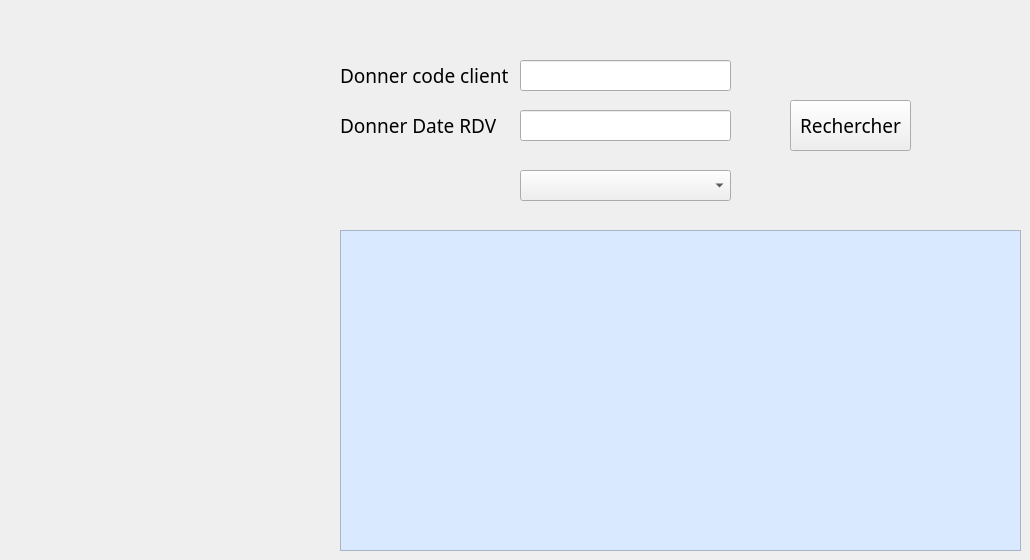
      <widget class="QWidget" name="page_14">
       <widget class="QTableView" name="tabrech">
        <property name="geometry">
         <rect>
          <x>340</x>
          <y>230</y>
          <width>681</width>
          <height>321</height>
         </rect>
        </property>
        <property name="font">
         <font>
          <family>Vijaya</family>
          <pointsize>14</pointsize>
          <weight>50</weight>
          <italic>false</italic>
          <bold>false</bold>
         </font>
        </property>
        <property name="styleSheet">
         <string notr="true">background-color: rgb(217, 233, 255);</string>
        </property>
       </widget>
       <widget class="QComboBox" name="comboBox_srech">
        <property name="geometry">
         <rect>
          <x>520</x>
          <y>170</y>
          <width>211</width>
          <height>31</height>
         </rect>
        </property>
       </widget>
       <widget class="QLabel" name="label_15">
        <property name="geometry">
         <rect>
          <x>340</x>
          <y>110</y>
          <width>181</width>
          <height>31</height>
         </rect>
        </property>
        <property name="font">
         <font>
          <family>Vijaya</family>
          <pointsize>14</pointsize>
          <weight>50</weight>
          <italic>false</italic>
          <bold>false</bold>
         </font>
        </property>
        <property name="text">
         <string>Donner Date RDV </string>
        </property>
       </widget>
       <widget class="QLabel" name="label_14">
        <property name="geometry">
         <rect>
          <x>340</x>
          <y>60</y>
          <width>171</width>
          <height>31</height>
         </rect>
        </property>
        <property name="font">
         <font>
          <family>Vijaya</family>
          <pointsize>14</pointsize>
          <weight>50</weight>
          <italic>false</italic>
          <bold>false</bold>
         </font>
        </property>
        <property name="text">
         <string>Donner code client </string>
        </property>
       </widget>
       <widget class="QLineEdit" name="coderech">
        <property name="geometry">
         <rect>
          <x>520</x>
          <y>60</y>
          <width>211</width>
          <height>31</height>
         </rect>
        </property>
       </widget>
       <widget class="QLineEdit" name="daterech">
        <property name="geometry">
         <rect>
          <x>520</x>
          <y>110</y>
          <width>211</width>
          <height>31</height>
         </rect>
        </property>
       </widget>
       <widget class="QPushButton" name="pbrecherchermariem">
        <property name="geometry">
         <rect>
          <x>790</x>
          <y>100</y>
          <width>121</width>
          <height>51</height>
         </rect>
        </property>
        <property name="font">
         <font>
          <family>Vijaya</family>
          <pointsize>14</pointsize>
          <weight>50</weight>
          <italic>false</italic>
          <bold>false</bold>
         </font>
        </property>
        <property name="text">
         <string>Rechercher</string>
        </property>
       </widget>
      </widget>
